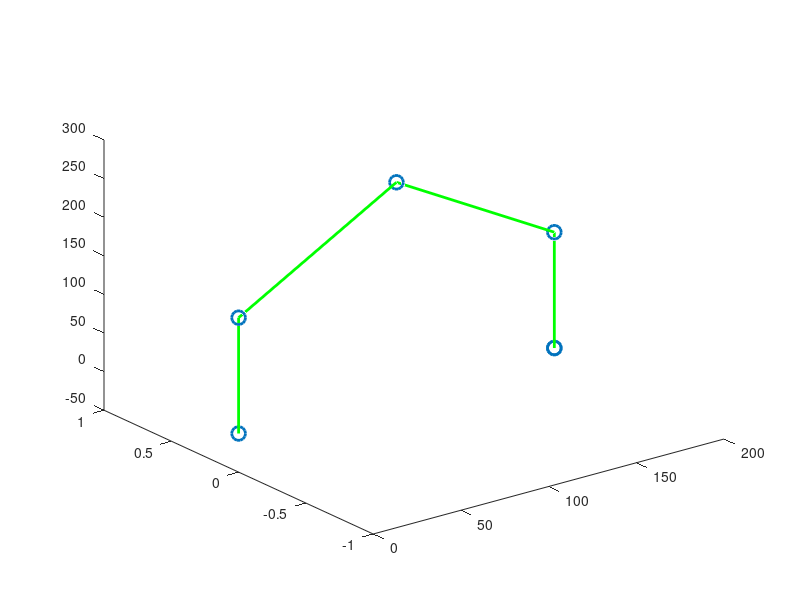

Source code (MATLAB):
close all
clear all
%-------------------------------------
%Inverse kinematics fo Spatial 3R robot
%Author: David Rhys Gemmell
% Date 25/04/2022
%-------------------------------------
% List of functions used: atan2, sqrt, sin, cos, plot
% for help on the above funstions please use help followed by the function.
%input link parameter
d_1=150;
l_1=150;
l_2=150;
l_3=150;

%input the pose of the endeffector
x=180;
y=0;
z=0;
phi=pi;

x4=x;
y4=y;
z4=z;



%------------------------------------
%plot the last link of the robot
%---------------------------------------------------------
% calcutatin the coordinates of joint centers and point P
%O_4x=x-l_3*cos(phi);
%O_4z=z-l_3*sin(phi);
% calculate theta_1
xp=sqrt(x^2+y^2);
zp=z-d_1;
ctheta_1=x/xp;
stheta_1=y/xp; %complete this line
theta_1 = atan2(stheta_1,ctheta_1);

x3=x4-l_3*sin(phi)*cos(theta_1);
y3=y4-l_3*sin(phi)*sin(theta_1);
z3=z4-l_3*cos(phi);

x3p=sqrt(x3^2+y3^2);
z3p=z3-d_1;
%xp=x+l_3*cos(phi);
%zp=z+l_3*cos(phi);
% calculate theta_3
%-----------------complete the following ---------------------------------
ctheta_3= ((x3p^2)+(z3p^2)-(l_1^2)-(l_2^2))/(2*l_1*l_2); % complete this line
% elbow down configuration
stheta_3= -(1-(ctheta_3)^2)^(1/2); % elbow down configuration, % complete this line
% for elbow up configuration use
%stheta_2 = ; % elbow up configuration, % complete this line

% calculate beta
theta_3 = atan2(stheta_3,ctheta_3);
sbeta= z3p/(((x3p^2)+(z3p^2))^(1/2)); % complete this line
cbeta = x3p/(((x3p^2)+(z3p^2))^(1/2)); % complete this line
beta = atan2(sbeta,cbeta); % complete this line


% calculate psi
cpsi= ((x3p^2)+(z3p^2)+(l_1^2)-(l_2^2))/(2*l_1*(((x3p^2)+(z3p^2))^(1/2))); % complete this line
spsi= (l_2*stheta_3)/(((x3p^2)+(z3p^2))^(1/2)); % complete this line
psi= atan2(spsi,cpsi); % complete this line
theta_2 = beta-psi; % complete this line

% calculate theta_4
theta_4= phi-theta_2-theta_3;% complete this line
%---------------------------------------------------------
%plot the robot based on forward kinematics
%---------------------------------------------------------
% calcutatin the coordinates of joint centers and point P
O_1x=0;
O_1y=0;
O_1z=0;
O_2x=0;
O_2y=0;
O_2z=d_1;
O_3x=O_2x+l_1*cos(theta_2)*cos(theta_1);
O_3y=O_2y+l_1*cos(theta_2)*sin(theta_1);
O_3z=O_2z+l_1*sin(theta_2);
O_4x= O_3x+l_2*cos(theta_3+theta_2)*cos(theta_1);%complete this line
O_4y= O_3y+l_2*cos(theta_3+theta_2)*sin(theta_1);%complete this line
O_4z= O_3z+l_2*sin(theta_2+theta_3);%complete this line
Px= O_4x+l_3*sin(theta_4+theta_3+theta_2)*cos(theta_1);%complete this line
Py= O_4y+l_3*sin(theta_4+theta_3+theta_2)*sin(theta_1);%complete this line
Pz= O_4z+l_3*cos(theta_2+theta_3+theta_4);%complete this line
% plot the robot
XX=[O_1x O_2x O_3x O_4x Px];
YY=[O_1y O_2y O_3y O_4y Py];
ZZ=[O_1z O_2z O_3z O_4z Pz];
XXj=[O_1x O_2x O_3x O_4x Px x];
YYj=[O_1y O_2y O_3y O_4y Py y];
ZZj=[O_1z O_2z O_3z O_4z Pz z];
plot3(XXj,YYj,ZZj,'o','LineWidth',2,'MarkerSize',10);
hold on;
plot3(XX,YY,ZZ, 'g','LineWidth',2);
hold off;
